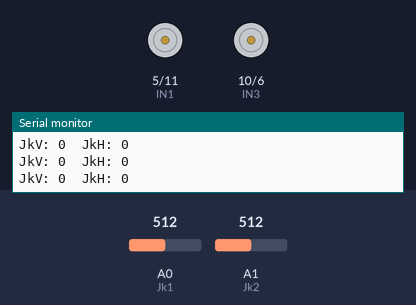
This sketch was run on a simulated Arduino Uno, built with avr-gcc and run on an emulated ATmega328P. Parts: motor-driver pin pairs drawn as motors (green arrow = first pin HIGH = forward, orange = second pin HIGH = backward, longer = more drive), the last lines printed to the serial monitor. The test bench sets the inputs (shaded band); at power-on: A0 (Jk1) = 512, A1 (Jk2) = 512.

Above: at 1.2 s.
1.3 s: A0 (Jk1) set to 402
At 1.9 s:
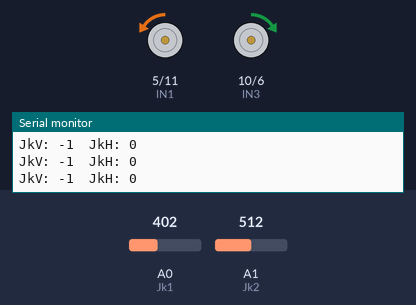
2.8 s: A1 (Jk2) set to 382
At 3.3 s:
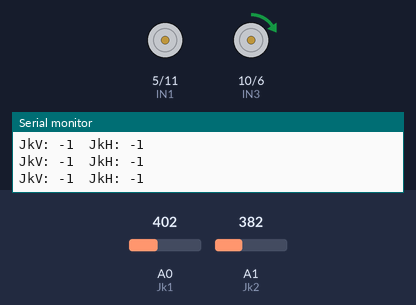
4.3 s: A0 (Jk1) set to 622
At 4.8 s:
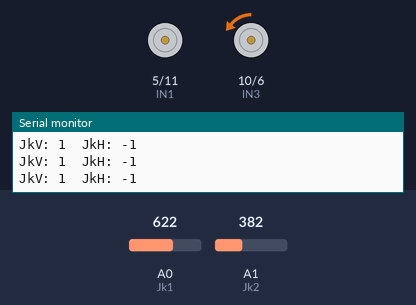
5.8 s: A1 (Jk2) set to 402
At 6.2 s:
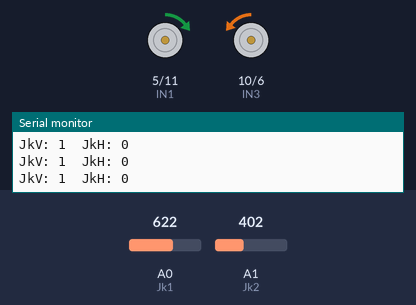
7.3 s: A1 (Jk2) set to 642
At 7.7 s:
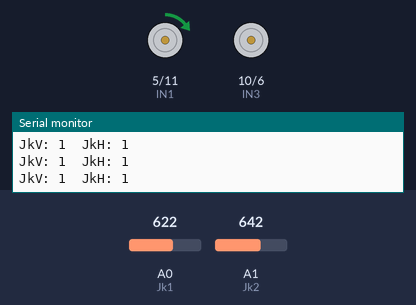
8.8 s: A0 (Jk1) set to 382
At 9.1 s:
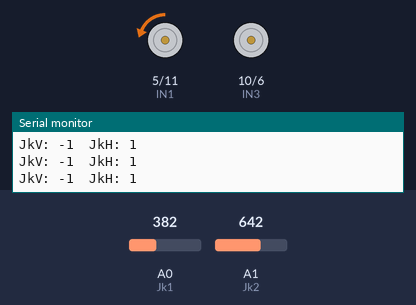
Timing chart, 0 to 11.3 s (numbered marks = the images above; inputs shaded):
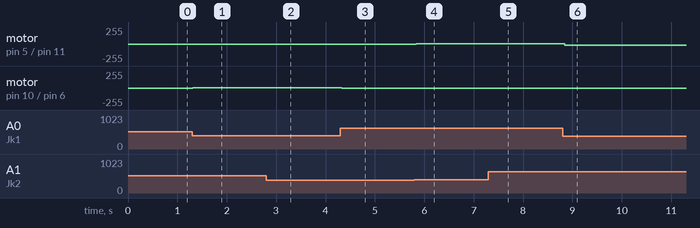

Measured:
- after the input at 1.3 s, motor on pin 5 (IN1) / pin 11 (IN2): stopped → backward 7/255 at once; motor on pin 10 (IN3) / pin 6 (IN4): stopped → forward 7/255 at once
- after the input at 2.8 s, motor on pin 5 (IN1) / pin 11 (IN2): backward 7/255 → stopped at once
- after the input at 4.3 s, motor on pin 10 (IN3) / pin 6 (IN4): forward 7/255 → backward 3/255 at once
- after the input at 5.8 s, motor on pin 5 (IN1) / pin 11 (IN2): stopped → forward 3/255 at once
- after the input at 7.3 s, motor on pin 10 (IN3) / pin 6 (IN4): backward 3/255 → stopped at once
- after the input at 8.8 s, motor on pin 5 (IN1) / pin 11 (IN2): forward 3/255 → backward 19/255 after 0.05 s

The sketch:

Mini_Driver_L298_Test_MX1508.ino
```cpp
/*
Mini Driver L298 Test MX1508
with joystick

By DrakerDG

https://www.youtube.com/user/DrakerDG
*/

// Motor-A

int IN1 = 5;
int IN2 = 11;

// Motor-B

int IN3 = 10;
int IN4 = 6;

// Pot Input

int Jk1 = A0;
int Jk2 = A1;

int SMoA = 0;
int SMoB = 0;

int eJk1 = 0;
int eJk2 = 0;

int JkV;
int JkH;

void readPo(void);
void ctrlMo(void);

void setup()

{

  Serial.begin(9600);

  // Set all the motor control pins to outputs
  pinMode(IN1, OUTPUT);
  pinMode(IN2, OUTPUT);
  pinMode(IN3, OUTPUT);
  pinMode(IN4, OUTPUT);

  // Motor A
  digitalWrite(IN1, LOW);
  digitalWrite(IN2, LOW);

  // Motor B
  digitalWrite(IN3, LOW);
  digitalWrite(IN4, LOW);

}

void loop() {
  readPo();

  ctrlMo();
  Serial.print("JkV: ");
  Serial.print(eJk1);
  Serial.print("  JkH: ");
  Serial.println(eJk2);
  delay(100);
}


void readPo(){
  JkV = analogRead(Jk1);
  if(JkV>612) eJk1 = 1;
  else if(JkV<412) eJk1 = -1;
  else eJk1 = 0;
  JkH = analogRead(Jk2);
  if(JkH>632) eJk2 = 1;
  else if(JkH<392) eJk2 = -1;
  else eJk2 = 0;
}

void ctrlMo(){
  if(eJk1==1){
    SMoA = map(JkV,0,612,0,255);
    SMoB = SMoA;
    if(eJk2==1) SMoB=0;
    else if(eJk2==-1) SMoA=0;
    // Motor A
    analogWrite(IN1, SMoA);
    analogWrite(IN2, 0);
    // Motor B
    analogWrite(IN3, 0);
    analogWrite(IN4, SMoB);
  }
  else if(eJk1==-1){
    SMoA = map(JkV,0,412,255,0);
    SMoB = SMoA;
    if(eJk2==1) SMoB=0;
    else if(eJk2==-1) SMoA=0;
    // Motor A
    analogWrite(IN1, 0);
    analogWrite(IN2, SMoA);
    // Motor B
    analogWrite(IN3, SMoB);
    analogWrite(IN4, 0);
  }
  else {
    // Motor A
    digitalWrite(IN1, LOW);
    digitalWrite(IN2, LOW);
    // Motor B
    digitalWrite(IN3, LOW);
    digitalWrite(IN4, LOW);
  }
}
```
